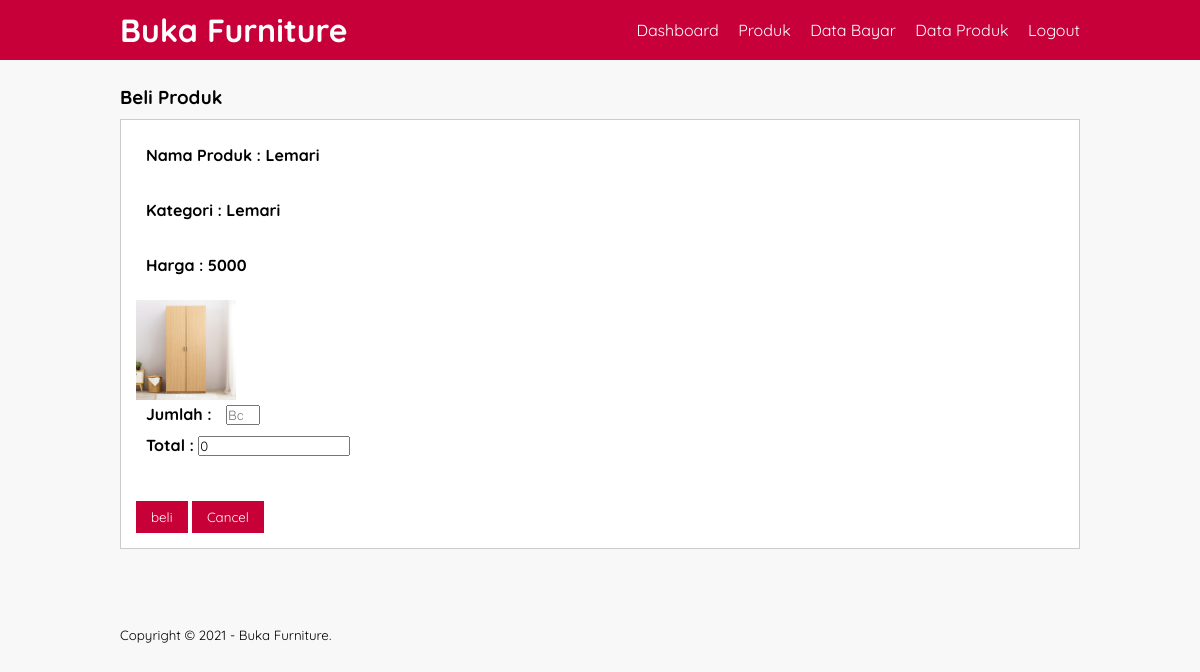
Screenshot of /beli.php?id=2 (signed in) with the database file from the repository.
### tables this page shows
CREATE TABLE `products` (
  `id` int(11) NOT NULL,
  `name` varchar(50) NOT NULL,
  `description` varchar(999) NOT NULL,
  `category` enum('Meja','Kursi','Lemari') NOT NULL,
  `price` int(11) NOT NULL,
  `quantity` int(11) NOT NULL,
  `photo` varchar(255) NOT NULL
);

### library.php (called while the page is built, shortened)
<?php
class library
{
    public function __construct()
    {
        $this->con = new PDO("mysql:host=localhost;dbname=furniture", "root", "");
    }
    public function editData($id)
    {
        $query = $this->con->prepare("SELECT * FROM products WHERE id = :id");
        $query->execute(array(':id' => $id));
        $row = $query->fetch(PDO::FETCH_ASSOC);
        return $row;
    }
}

### beli.php (the view, shortened to what this page needs)
<?php
include("library.php");
$library = new library();
$id = $_GET['id'];
extract($library->editData($id));
?>
<!DOCTYPE html>
<html>
<head>
	<link rel="stylesheet" type="text/css" href="css/style.css">
</head>
<body>
	<header>
		<div class="container">
			<h1><a href="dashboard.php">Buka Furniture</a></h1>
			<ul>
				<li><a href="dashboard.php">Dashboard</a></li>
				<li><a href="produk.php">Produk</a></li>
				<li><a href="data-bayar.php">Data Bayar</a></li>
				<li><a href="data-product.php">Data Produk</a></li>
				<li><a href="proses.php?action=logout">Logout</a></li>
			</ul>
		</div>
	</header>
	<div class="section">
		<div class="container">
			<h3>Beli Produk</h3>
			<div class="box">
				<form action="proses.php?action=beli" method="POST">
					<h4 class="input-control">Nama Produk	: <?php echo $name ?></h4>
                    <h4 class="input-control">Kategori		: <?php echo $category ?></h4>
                    <h4 class="input-control">Harga		: <?php echo $price ?></h4>
					<img src="asset/<?= $category;?>/<?= $photo; ?>" width="100px">
					<h4>
					<label for="quantity" class="input-control">Jumlah :</label>
					<input type="number" id="jumlah" name="quantity" class="" placeholder="Banyak Barang" min="0" max="<?= $quantity; ?>" required oninput="myFunction()">
					</h4>
					<h4 class="input-control">Total		: <input type="text" id="total" name="tes" onchange="myFunction()" value="0" readonly> </h4>
                    <br>
					<input type="submit" value="beli" class="btn">
				    <a href="produk.php"><input type="button" value="Cancel" class="btn"></a>
				</form>
			</div>
		</div>
	</div>
	<footer>
		<div class="container">
			<small>Copyright &copy; 2021 - Buka Furniture.</small>
		</div>
	</footer>
</body>
</html>

### css/style.css (style rules this page uses)
* { padding:0; margin:0; font-family: 'Quicksand', sans-serif; }
body { background-color: #f8f8f8; }
a { color: inherit; text-decoration: none; }
.input-control { width:100%; padding:10px; margin-bottom: 15px; box-sizing: border-box; }
.btn { padding:8px 15px; background-color: #c70038; color: #fff; border:none; cursor: pointer; }
header { background-color: #C70039; color: #fff; }
header h1 { float: left; padding:10px 0; }
header ul { float: right; }
header ul li { display: inline-block; }
header ul li a { padding:20px 0 20px 15px; display: inline-block; }
footer { padding:25px 0; }
.container { width: 80%; margin:0 auto; }
.container:after { content: ''; display: block; clear: both; }
.section { padding:25px 0; }
.box { background-color: #fff; border:1px solid #ccc; padding:15px; box-sizing: border-box; margin:10px 0 25px 0; }
.box:after { content: ''; display: block; clear: both; }

### rows the page displays
products: name "Lemari", category "Lemari", price "5000", category+photo (picture)
